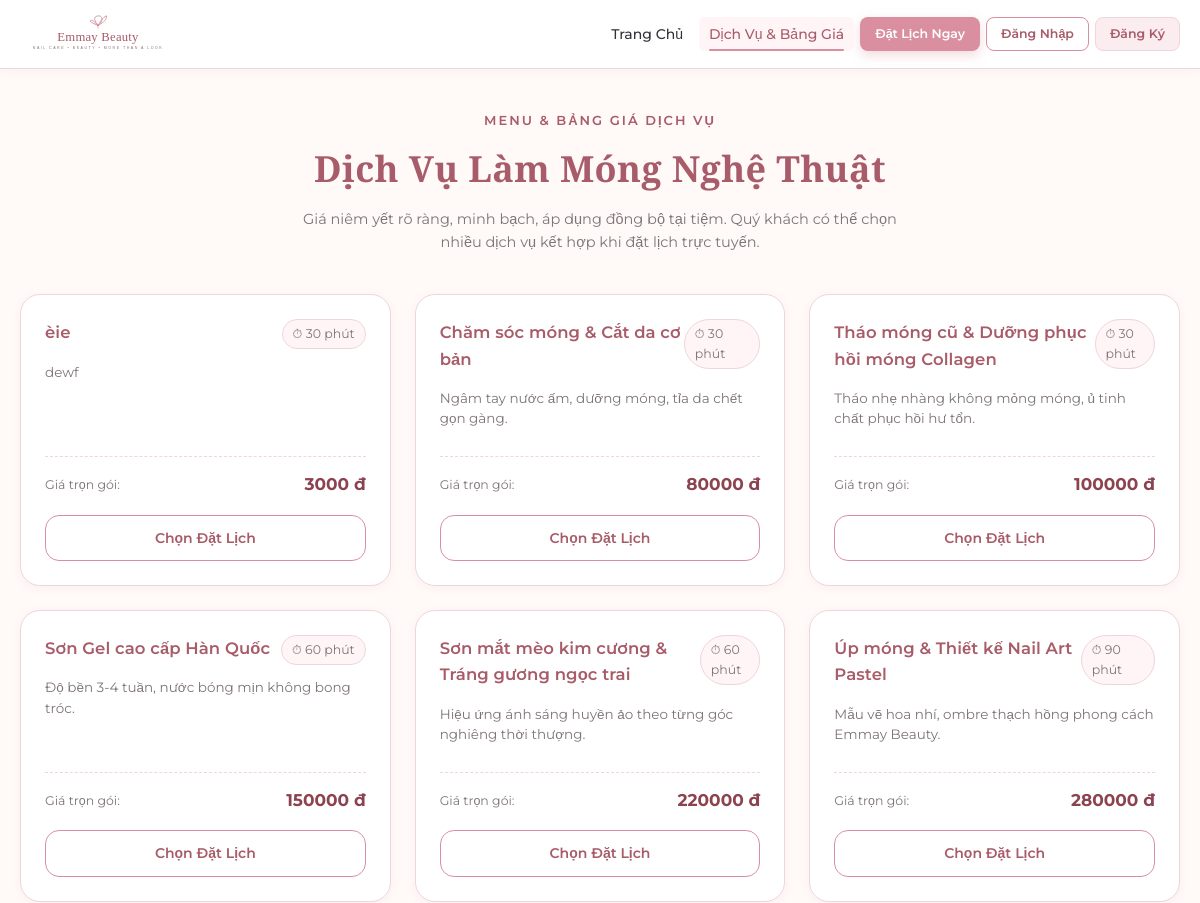
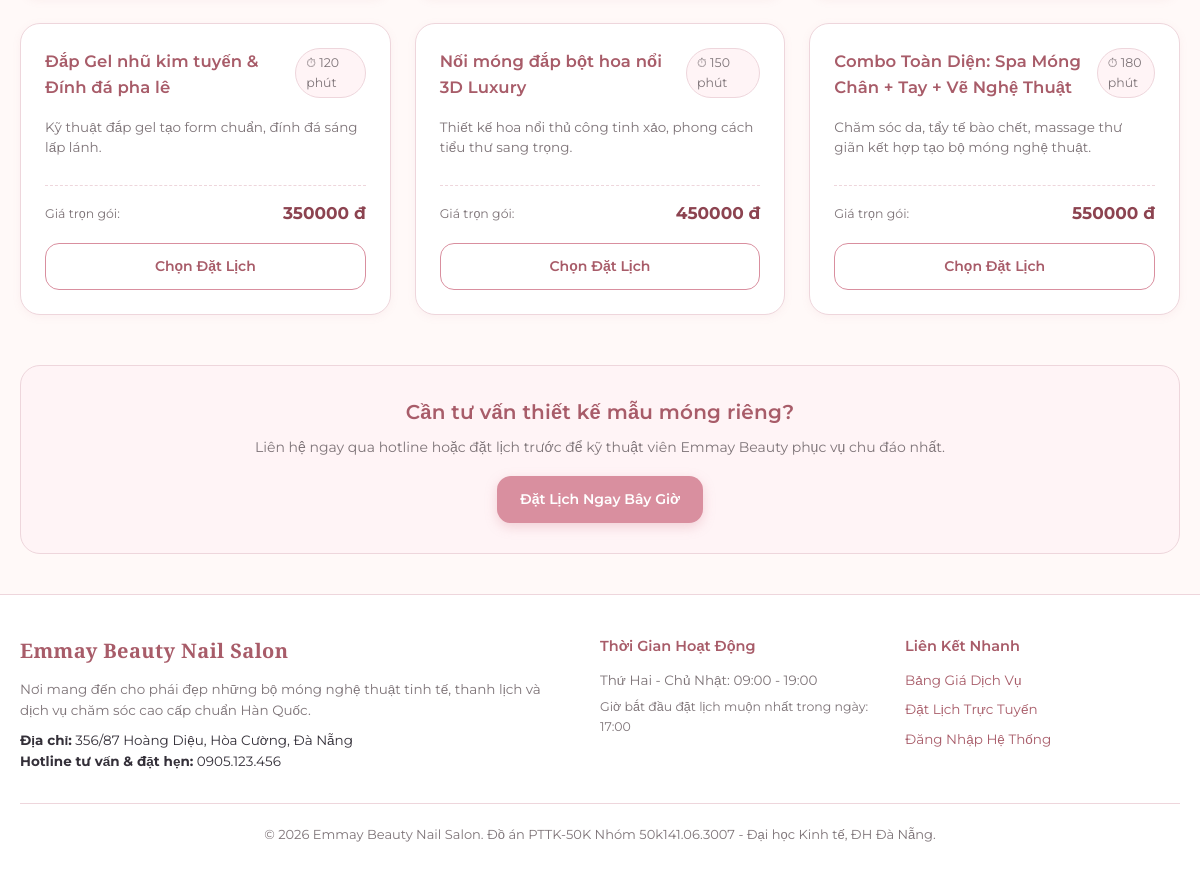
Page /services/ on the committed database (2 pictures, top to bottom).
### apps/services/models.py (models this page shows, shortened)
class DichVu(models.Model):
    THOI_LUONG_CHOICES = [
        (30, '30 phút'),
        (60, '60 phút'),
        (90, '90 phút (1h30)'),
        (120, '120 phút (2h)'),
        (150, '150 phút (2h30)'),
        (180, '180 phút (3h)'),
    ]
    ma_dich_vu = models.CharField(max_length=10, primary_key=True, verbose_name='Mã dịch vụ')
    ten_dich_vu = models.CharField(max_length=60, unique=True, verbose_name='Tên dịch vụ')
    gia_tien = models.DecimalField(
        max_digits=12, decimal_places=0,
        validators=[MinValueValidator(1, message='Giá tiền phải là số nguyên dương lớn hơn 0.')],
        verbose_name='Giá tiền (VNĐ)'
    )
    thoi_luong = models.SmallIntegerField(
        choices=THOI_LUONG_CHOICES,
        validators=[validate_thoi_luong],
        verbose_name='Thời lượng (phút)'
    )
    ghi_chu = models.CharField(max_length=255, blank=True, null=True, verbose_name='Ghi chú')
    da_xoa = models.BooleanField(default=False, verbose_name='Đã xóa mềm')
    class Meta:
        db_table = 'DichVu'
        verbose_name = 'Dịch Vụ'
        verbose_name_plural = 'Dịch Vụ'
        ordering = ['ma_dich_vu']

### apps/services/views.py (the view)
# urls.py: path('', views.public_services_list, name='public_list'),
def public_services_list(request):
    services = DichVu.objects.filter(da_xoa=False).order_by('gia_tien')
    return render(request, 'customer/services.html', {'services': services})

### apps/accounts/context_processors.py (called while the page is built, shortened)
def auth_user_processor(request):
    context = {
        'current_tai_khoan': None,
        'current_role': None,
        'is_owner': False,
        'is_employee': False,
        'is_customer': False,
        'current_nhan_vien': None,
        'current_khach_hang': None,
    }
    return context

### apps/notifications/context_processors.py (called while the page is built, shortened)
def notifications_processor(request):
    context = {
        'unread_notifications_count': 0,
        'recent_notifications': [],
    }
    return context

### templates/customer/services.html (shortened to what this page needs)
{% extends 'base.html' %}
{% block content %}
<div style="max-width: 1200px; margin: 40px auto; padding: 0 20px;">
  <div style="text-align: center; margin-bottom: 40px;">
    <span style="color: var(--dark-rose); font-size: 13px; font-weight: 600; letter-spacing: 2px; text-transform: uppercase;">Menu & Bảng Giá Dịch Vụ</span>
    <h1 class="section-heading" style="font-size: 36px; margin-top: 8px;">Dịch Vụ Làm Móng Nghệ Thuật</h1>
    <p style="color: var(--text-muted); font-size: 14.5px; max-width: 600px; margin: 10px auto 0;">
      Giá niêm yết rõ ràng, minh bạch, áp dụng đồng bộ tại tiệm. Quý khách có thể chọn nhiều dịch vụ kết hợp khi đặt lịch trực tuyến.
    </p>
  </div>
  <div class="services-grid">
    {% for s in services %}
      <div class="service-card">
        <div class="service-card-header">
          <div style="display: flex; justify-content: space-between; align-items: flex-start; margin-bottom: 8px;">
            <h3 class="service-title">{{ s.ten_dich_vu }}</h3>
            <span class="service-duration">⏱ {{ s.thoi_luong }} phút</span>
          </div>
          <p class="service-desc">{{ s.ghi_chu|default:"Dịch vụ chăm sóc móng chất lượng cao với sản phẩm chuẩn Hàn Quốc." }}</p>
        </div>
        <div>
          <div class="service-meta" style="margin-bottom: 16px;">
            <span style="font-size: 12.5px; color: var(--text-muted);">Giá trọn gói:</span>
            <span class="service-price">{{ s.gia_tien|floatformat:0 }} đ</span>
          </div>
          <a href="{% url 'customer:booking' %}?service={{ s.ma_dich_vu }}" class="btn btn-outline" style="width: 100%;">
            Chọn Đặt Lịch
          </a>
        </div>
      </div>
    {% empty %}
      <div style="grid-column: 1 / -1; text-align: center; padding: 40px; color: var(--text-muted);">
        Hiện chưa có dịch vụ nào được kích hoạt.
      </div>
    {% endfor %}
  </div>
  <div style="margin-top: 50px; text-align: center; background: var(--light-pink); padding: 30px; border-radius: var(--radius-lg); border: 1.5px solid var(--border-pink);">
    <h3 style="font-size: 20px; margin-bottom: 8px;">Cần tư vấn thiết kế mẫu móng riêng?</h3>
    <p style="color: var(--text-muted); font-size: 14px; margin-bottom: 18px;">Liên hệ ngay qua hotline hoặc đặt lịch trước để kỹ thuật viên Emmay Beauty phục vụ chu đáo nhất.</p>
    <a href="{% url 'customer:booking' %}" class="btn btn-primary">Đặt Lịch Ngay Bây Giờ</a>
  </div>
</div>
{% endblock %}

### static/css/style.css (style rules this page uses)
:root { --primary-rose: #C97F8E; --btn-rose: #D98F9F; --btn-rose-hover: #C57B8C; --dark-rose: #A85C69; --deep-rose: #8C4350; --blush-pink: #F5DDE2; --soft-pink: #FBECEF; --light-pink: #FFF4F6; --ivory-white: #FFF9F8; --card-bg: #FFFFFF; --text-main: #343039; --text-muted: #7E7478; --text-light: #A3969B; --border-pink: #EED6DC; --border-focus: #D98F9F; --status-pending: #E09F3E; --status-pending-bg: #FFF5E6; --status-confirmed: #4A90E2; --status-confirmed-bg: #EBF4FC; --status-completed: #2E7D32; --status-completed-bg: #EAF5EA; --status-canceled: #C62828; --status-canceled-bg: #FDE8E8; --status-noshow: #757575; --status-noshow-bg: #EEEEEE; --font-heading: 'Playfair Display', serif; --font-body: 'Montserrat', sans-serif; --shadow-sm: 0 2px 8px rgba(201, 127, 142, 0.08); --shadow-md: 0 4px 20px rgba(168, 92, 105, 0.12); --shadow-lg: 0 10px 30px rgba(168, 92, 105, 0.16); --radius-sm: 8px; --radius-md: 14px; --radius-lg: 20px; --radius-full: 9999px; }
* { margin: 0; padding: 0; box-sizing: border-box; }
body { font-family: var(--font-body); font-size: 14.5px; line-height: 1.6; color: var(--text-main); background-color: var(--ivory-white); min-height: 100vh; display: flex; flex-direction: column; }
h1, h2, h3, h4, h5, h6, input, button, select, textarea, table, th, td { font-family: var(--font-body); }
h1, h2, h3 { color: var(--dark-rose); font-weight: 600; letter-spacing: 0.2px; }
.brand-font, .hero-title, .section-heading, .brand-title { font-family: var(--font-heading); letter-spacing: 0.4px; }
a { color: var(--dark-rose); text-decoration: none; transition: all 0.2s ease; }
.btn { display: inline-flex; align-items: center; justify-content: center; gap: 8px; padding: 11px 22px; font-family: var(--font-body); font-size: 14px; font-weight: 600; border-radius: var(--radius-md); border: 1px solid transparent; cursor: pointer; transition: all 0.25s cubic-bezier(0.4, 0, 0.2, 1); text-decoration: none !important; white-space: nowrap; }
.btn-primary { background: var(--btn-rose); color: #FFFFFF !important; box-shadow: 0 4px 12px rgba(217, 143, 159, 0.35); }
.btn-outline { background: transparent; color: var(--dark-rose) !important; border: 1.5px solid var(--btn-rose); }

### static/css/customer.css (style rules this page uses)
.section-heading { font-family: var(--font-heading); color: var(--dark-rose); font-weight: 600; letter-spacing: 0.4px; }
.services-grid { display: grid; grid-template-columns: repeat(auto-fill, minmax(280px, 1fr)); gap: 24px; margin-top: 24px; }
.service-card { background: #FFFFFF; border: 1.5px solid var(--border-pink); border-radius: var(--radius-lg); padding: 24px; display: flex; flex-direction: column; justify-content: space-between; box-shadow: var(--shadow-sm); transition: all 0.25s ease; position: relative; overflow: hidden; }
.service-card-header { margin-bottom: 12px; }
.service-title { font-size: 16.5px; font-family: var(--font-body) !important; font-weight: 600; color: var(--dark-rose); margin-bottom: 8px; letter-spacing: 0.1px; }
.service-desc { font-size: 13.5px; color: var(--text-muted); line-height: 1.5; margin-bottom: 16px; }
.service-meta { display: flex; justify-content: space-between; align-items: center; padding-top: 14px; border-top: 1px dashed var(--border-pink); }
.service-price { font-size: 17px; font-weight: 700; color: var(--deep-rose); font-family: var(--font-body) !important; }
.service-duration { font-size: 12.5px; color: var(--text-muted); background: var(--light-pink); padding: 4px 10px; border-radius: var(--radius-full); border: 1px solid var(--border-pink); }

### rows in the picture
DichVu: ten_dich_vu "èie", thoi_luong "30", ghi_chu "dewf", gia_tien "3000"
DichVu: ten_dich_vu "Chăm sóc móng & Cắt da cơ bản", thoi_luong "30", ghi_chu "Ngâm tay nước ấm, dưỡng móng, tỉa da chết gọn gàng.", gia_tien "80000"
DichVu: ten_dich_vu "Tháo móng cũ & Dưỡng phục hồi móng Collagen", thoi_luong "30", ghi_chu "Tháo nhẹ nhàng không mỏng móng, ủ tinh chất phục hồi hư tổn.", gia_tien "100000"
DichVu: ten_dich_vu "Sơn Gel cao cấp Hàn Quốc", thoi_luong "60", ghi_chu "Độ bền 3-4 tuần, nước bóng mịn không bong tróc.", gia_tien "150000"
DichVu: ten_dich_vu "Sơn mắt mèo kim cương & Tráng gương ngọc trai", thoi_luong "60", ghi_chu "Hiệu ứng ánh sáng huyền ảo theo từng góc nghiêng thời thượng.", gia_tien "220000"
DichVu: ten_dich_vu "Úp móng & Thiết kế Nail Art Pastel", thoi_luong "90", ghi_chu "Mẫu vẽ hoa nhí, ombre thạch hồng phong cách Emmay Beauty.", gia_tien "280000"
DichVu: ten_dich_vu "Đắp Gel nhũ kim tuyến & Đính đá pha lê", thoi_luong "120", ghi_chu "Kỹ thuật đắp gel tạo form chuẩn, đính đá sáng lấp lánh.", gia_tien "350000"
DichVu: ten_dich_vu "Nối móng đắp bột hoa nổi 3D Luxury", thoi_luong "150", ghi_chu "Thiết kế hoa nổi thủ công tinh xảo, phong cách tiểu thư sang trọng.", gia_tien "450000"
DichVu: ten_dich_vu "Combo Toàn Diện: Spa Móng Chân + Tay + Vẽ Nghệ Thuật", thoi_luong "180", ghi_chu "Chăm sóc da, tẩy tế bào chết, massage thư giãn kết hợp tạo bộ móng nghệ thuật.", gia_tien "550000"
